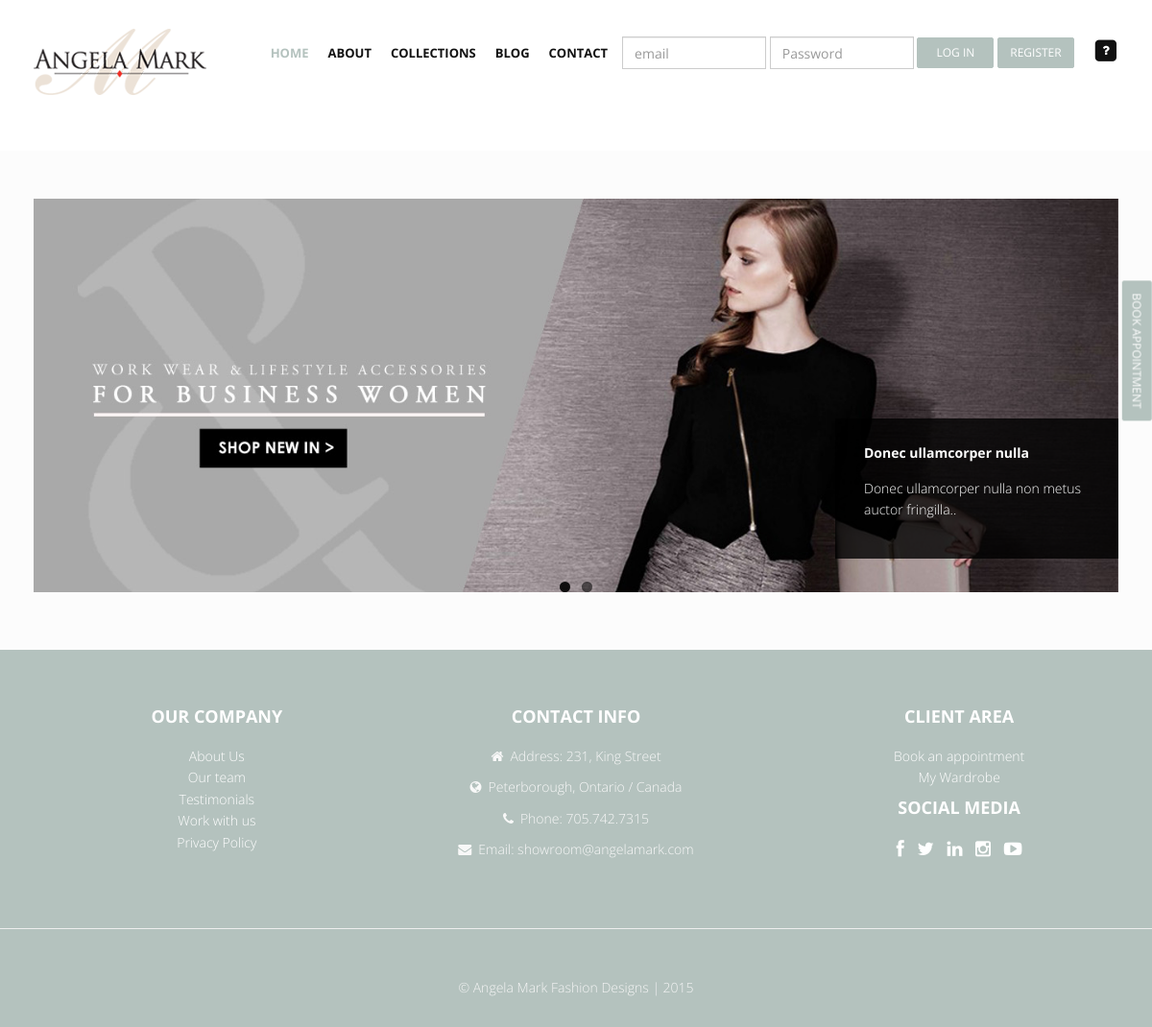
The page /AngelaFinal/index.php on the database its author committed.
### tables this page shows
CREATE TABLE IF NOT EXISTS `logos` (
  `id` int(10) unsigned NOT NULL,
  `path` varchar(200) NOT NULL
);

CREATE TABLE IF NOT EXISTS `pagephotos` (
  `id` int(4) NOT NULL,
  `path` varchar(200) NOT NULL,
  `pageId` int(4) DEFAULT NULL,
  `date` timestamp NOT NULL DEFAULT CURRENT_TIMESTAMP,
  `active` int(1) NOT NULL,
  `subtitle` varchar(80) DEFAULT NULL,
  `description` varchar(200) DEFAULT NULL
);

### AngelaFinal/src/factories/factoryDAOPdo.php (called while the page is built, shortened)
<?php
	require_once DIR_PDO.'managementPhotosDAOPdo.php';
	require_once DIR_PDO.'managementContentDAOPdo.php';
class FactoryDAOPdo implements FactoryDAO {
	private static $instance = null;
	public static function getInstance() {
		if (self::$instance == null) {
			self::$instance = new FactoryDAOPdo();
		}
		return self::$instance;
	}
	public function createManagementPhotosPersistence() {
		return new ManagementPhotosDAOPdo();
	}
	public function createManagementContentPersistence() {
		return new ManagementContentDAOPdo();
	}
}
?>

### AngelaFinal/src/controllers/managementContentController.php (called while the page is built, shortened)
<?php
	require_once DIR_FAC.'factoryDAOPdo.php';
class ManagementContentController {
	private $persistenceManagement;
	public function __construct() {
		$this->factory = FactoryDAOPdo::getInstance();
		$this->persistenceManagement = $this->factory->createManagementContentPersistence();
	}
	public function searchContent($param,$value,$type){
		$result = $this->persistenceManagement->searchContent($param,$value,$type);
		return $result;
	}
	public function searchLogo(){
		$result = $this->persistenceManagement->searchLogo();
		return $result;
	}
}
 ?>

### AngelaFinal/src/views/managementContentView.php (called while the page is built, shortened)
<?php
	require_once DIR_MOD.'managementContent.php';
	require_once DIR_CON.'managementContentController.php';
class ManagementContentView{
	private $managementContentController;
	function __construct() {
		$this->managementContentController = new ManagementContentController();
	}
	public function searchContent($param,$value,$type) {
		$result = $this->managementContentController->searchContent($param,$value,$type);
		return $result;
	}
	public function searchLogo(){
		$result = $this->managementContentController->searchLogo();
		return $result;
	}
}
 ?>

### AngelaFinal/src/persistenceDAOPdo/managementContentDAOPdo.php (called while the page is built, shortened)
<?php
	require_once DIR_MOD.'managementContent.php';
class ManagementContentDAOPdo implements ManagementContentDAO {
	public function searchContent($param,$value,$type){
		$className = 'ConnectionDAOPdo';
		$con = $className::getConnection();
		$query = 'SELECT * FROM pagecontent Where '.$param.' = '.$value;
		$stmt = $con->prepare($query);
		$stmt->execute();
		$result = $stmt->fetchAll();
		$managementsList = new ArrayObject();
		foreach ($result as $row) {
			$management = new ManagementContent();
			$management->setIdContent($row['id']);
			$management->setPageIdContent($row['pageID']);
			$management->setVariable($row['variable']);
			$management->setContent($row['content']);
			$managementsList->append($management);
		}
		if($type==1){
			return $management;
		}elseif($type==2){
			return $managementsList;
		}
	}
	public function searchLogo() {
		$className = 'ConnectionDAOPdo';
		$con = $className::getConnection();
		$query = 'SELECT * FROM logos Where id = 1';
		$stmt = $con->prepare($query);
		$stmt->execute();
		$result = $stmt->fetchAll();
		$management = '';
		foreach ($result as $row) {
			$management = new ManagementContent();
			$management->setIdLogo($row['id']);
			$management->setLogo($row['path']);
		}
		return $management;
	}
}
?>

### AngelaFinal/src/models/managementContent.php (called while the page is built, shortened)
<?php
class ManagementContent{
	private $content;
	private $logo;
	function getContent(){
		return $this->content;
	}
	function setContent($content){
		$this->content=$content;
	}
	function getLogo(){
		return $this->logo;
	}
	function setLogo($logo){
		$this->logo=$logo;
	}
}

### AngelaFinal/src/controllers/managementPhotosController.php (called while the page is built, shortened)
<?php
	require_once DIR_FAC.'factoryDAOPdo.php';
class ManagementPhotosController {
	private $persistenceManagement;
	public function __construct() {
		$this->factory = FactoryDAOPdo::getInstance();
		$this->persistenceManagement = $this->factory->createManagementPhotosPersistence();
	}
	public function searchPhotos($param,$value,$type){
		$result = $this->persistenceManagement->searchPhotos($param,$value,$type);
		return $result;
	}
}
 ?>

### AngelaFinal/src/views/managementPhotosView.php (called while the page is built, shortened)
<?php
	require_once DIR_MOD.'managementPhotos.php';
	require_once DIR_CON.'managementPhotosController.php';
class ManagementPhotosView{
	private $managementPhotosController;
	function __construct() {
		$this->managementPhotosController = new ManagementPhotosController();
	}
	public function searchPhotos($param,$value,$type) {
		$result = $this->managementPhotosController->searchPhotos($param,$value,$type);
		return $result;
	}
}
 ?>

### AngelaFinal/src/persistenceDAOPdo/managementPhotosDAOPdo.php (called while the page is built, shortened)
<?php
	require_once DIR_MOD.'managementPhotos.php';
class ManagementPhotosDAOPdo implements ManagementPhotosDAO {
	public function searchPhotos($param,$value,$type) {
		$className = 'ConnectionDAOPdo';
		$con = $className::getConnection();
		$query = 'SELECT * FROM pagephotos Where '.$param.' = '.$value;
		$stmt = $con->prepare($query);
		$stmt->execute();
		$result = $stmt->fetchAll();
		$management = '';
		$managementsList = new ArrayObject();
		foreach ($result as $row) {
			$management = new ManagementPhotos();
			$management->setIdPhoto($row['id']);
			$management->setPathPhoto($row['path']);
			$management->setPageIdPhoto($row['pageId']);
			$management->setDates($row['date']);
			$management->setActive($row['active']);
			$management->setSubtitle($row['subtitle']);
			$management->setDescription($row['description']);
			$managementsList->append($management);
		}
		if($type==1){
			return $management;
		}elseif($type==2){
			return $managementsList;
		}
	}
}
?>

### AngelaFinal/src/models/managementPhotos.php (called while the page is built, shortened)
<?php
class ManagementPhotos{
	private $pathPhoto;
	private $active;
	private $subtitle;
	private $description;
	function getPathPhoto(){
		return $this->pathPhoto;
	}
	function getActive(){
		return $this->active;
	}
	function getSubtitle(){
		return $this->subtitle;
	}
	function setPathPhoto($pathPhoto){
		$this->pathPhoto=$pathPhoto;
	}
	function setActive($active){
		$this->active=$active;
	}
	function setSubtitle($subtitle){
		$this->subtitle=$subtitle;
	}
	public function getDescription() {
	    return $this->description;
	}
	public function setDescription($description) {
	    $this->description = $description;
	}
}
?>

### AngelaFinal/web/layout/slider.php (the view, shortened to what this page needs)
<?php
	require_once (DIR_VIE.'managementPhotosView.php');
	$manegementPhotosView = new ManagementPhotosView();
	$list = $manegementPhotosView->searchPhotos('pageId','1','2');
	$code = '';
	foreach ($list as $row) {
		$path = $row->getPathPhoto();
		$subtitle = $row->getSubtitle();
		$status = $row->getActive();
		$description = $row->getDescription();
		if($status == 1){
			$code .='<li>
						<img src="'.$path.'"  alt="" />
						<div class="flex-caption">
							<p><strong>'.$subtitle.'</strong></p>
							<p>'.$description.'</p>
						</div>
					  </li>';
		}
	}
?>
				<div id="main-slider" class="flexslider">
					<ul class="slides">
					  <?php echo $code;?>
					</ul>
				</div>

### AngelaFinal/web/layout/header.php (shortened to what this page needs)
<?php
require_once (DIR_VIE.'managementContentView.php');
$layoutManagementContentView = new ManagementContentView();
$logo = $layoutManagementContentView->searchLogo()->getLogo();
$blog = $layoutManagementContentView->searchContent('pageId','11','1')->getContent();
?>
	<header>
        <div class="navbar navbar-default navbar-fixed-top">
            <div class="container">
                <div class="navbar-header">
                    <a class="navbar-brand" href="./index.php">
						<img src="./<?php echo $logo; ?>">
					</a>
                </div>
                <div class="navbar-collapse collapse " id="navbar-main">
					<div>
						<button class="btn btn-theme" Style=" transform: rotate(90deg); cursor: pointer; right:-57px; top:0px; margin-top:350px; z-index:999997; position:fixed;" data-direction='left' data-toggle="modal" data-target="#myBook">Book Appointment</button>
					</div>
                    <ul class="nav navbar-nav">
                        <li class="active"><a href="./index.php">Home</a></li>
                        <li class="dropdown" >
                            <a href="#" id="dropdownactive" class="dropdown-toggle " data-toggle="dropdown" data-hover="dropdown" data-delay="0" data-close-others="false">About <b class=" icon-angle-down"></b></a>
                        </li>
                        <li class="dropdown" >
                            <a href="#" id="dropdownactive" class="dropdown-toggle " data-toggle="dropdown" data-hover="dropdown" data-delay="0" data-close-others="false">Collections <b class=" icon-angle-down"></b></a>
                        </li>
                        <li><a href="<?php echo $blog; ?>" >Blog</a></li>
                        <li><a href="./web/pages/contact.php" >Contact</a></li>
						<li>
							<form class="navbar-form navbar-right"   action="./src/handlers/userHandler.php?a=login" method="post">
								<div class="form-group" >
									<input type="email" class="form-control" style="width:150px" name="email" required placeholder="email">
								</div>
								<div class="form-group">
									<input type="password" class="form-control" style="width:150px" name="password" required placeholder="Password">
								</div>
								<div class="form-group">
									<button type="submit" style="width:80px" class="btn btn-theme" >Log In</button>
								</div>
								<div class="form-group">
									<div data-toggle="modal" data-target="#myModal">
										<button type="button" style="width:80px" class="btn btn-theme">Register</button>
									</div>
								</div>
							</form>
                        </li>
                        <li class="dropdown" >
                            <a href="#" title="Forgot your password?" data-toggle="modal" data-target="#myRecovery">
                                <span class="fa-stack">
                                    <i class="fa fa-square fa-stack-2x"></i>
                                    <i class="fa fa-question fa-stack-1x fa-inverse"></i>
                                </span>
                            </a>
                        </li>
                    </ul>
                </div>
            </div>
        </div>
		</div>

### AngelaFinal/web/assets/css/flexslider.css (style rules this page uses)
.slides, .flex-control-nav, .flex-direction-nav { margin: 0; padding: 0; list-style: none; }
.flexslider { margin: 0; padding: 0; }
.flexslider .slides > li { display: none; -webkit-backface-visibility: hidden; }
.flexslider .slides img { width: 100%; display: block; }
.slides:after { content: "."; display: block; clear: both; visibility: hidden; line-height: 0; height: 0; }
.flexslider { background:none; position: relative; zoom: 1; }
.flexslider .slides { zoom: 1; }
.carousel li { margin-right: 5px }
.flex-caption { background: rgba(0,0,0,.8); margin-left:5px;bottom:5px; position:absolute;padding:20px; z-index:99; }
.flex-caption p { font-size: 14px !important; line-height: 22px; font-weight:300; color: #fff }

### AngelaFinal/web/assets/css/style.css (style rules this page uses)
body { font-family:'Open Sans', Arial, sans-serif; font-size:14px; font-weight:300; line-height:1.6em; color:#656565; }
.container { padding:0 20px 0 20px; position:relative; }
header .navbar { margin-bottom: 0; }
.navbar-default { border: none; }
.navbar-brand { color: #222; text-transform: uppercase; font-size: 24px; font-weight: 700; line-height: 1em; letter-spacing: -1px; margin-top: 30px; padding: 0 0 0 15px; }
header .navbar-collapse ul.navbar-nav { float: right; margin-right: 0; }
header .navbar-default { background-color: #fff; }
header .nav li a:hover, header .nav li a:focus, header .nav li.active a, header .nav li.active a:hover, header .nav li a.dropdown-toggle:hover, header .nav li a.dropdown-toggle:focus, header .nav li.active ul.dropdown-menu li a:hover, header .nav li.active ul.dropdown-menu li.active a { -webkit-transition: all .3s ease; -moz-transition: all .3s ease; -ms-transition: all .3s ease; -o-transition: all .3s ease; transition: all .3s ease; }
header .navbar { min-height: 100px; }
header .navbar-nav > li { padding-bottom: 30px; padding-top: 30px; }
header .navbar-nav > li > a { padding-bottom: 6px; padding-top: 5px; margin-left: 2px; line-height: 30px; font-weight: 700; -webkit-transition: all .3s ease; -moz-transition: all .3s ease; -ms-transition: all .3s ease; -o-transition: all .3s ease; transition: all .3s ease; }
.navbar-default .navbar-nav > .active > a, .navbar-default .navbar-nav > .active > a:hover, .navbar-default .navbar-nav > .active > a:focus { background-color: #fff; }
header ul.nav li { border:none; margin:0; }
header ul.nav li a { font-size:12px; border:none; font-weight:700; text-transform:uppercase; }
.navbar .nav > li > a { color: #111; text-shadow: none; }
.navbar .nav > .active > a,.navbar .nav > .active > a:hover { background:none; font-weight:700; }
ul.nav li.dropdown a { z-index:1000; display:block; }
#featured .flexslider { padding:0; margin: 50px 0 30px; background: #fff; position: relative; zoom: 1; }
.flex-caption { background:none; -ms-filter:progid:DXImageTransform.Microsoft.gradient(startColorstr=#4C000000,endColorstr=#4C000000); filter:progid:DXImageTransform.Microsoft.gradient(startColorstr=#4C000000,endColorstr=#4C000000); zoom: 1; }
.flex-caption { bottom: 35px; background-color: rgba(0, 0, 0, 0.8); color: #fff; margin: 0; padding: 25px 25px 25px 30px; position: absolute; right: 0; width: 295px; }
.flex-caption p { margin: 0 0 15px; }
.btn-theme { color: #fff; }

### AngelaFinal/web/assets/css/loginForm.css (style rules this page uses)
a { color: #000; margin: 0; padding: 0; text-decoration: none; }

### rows shown on the page
logos: path (picture)
pagephotos: path (picture), subtitle "Donec ullamcorper nulla", description "Donec ullamcorper nulla non metus auctor fringilla.."
